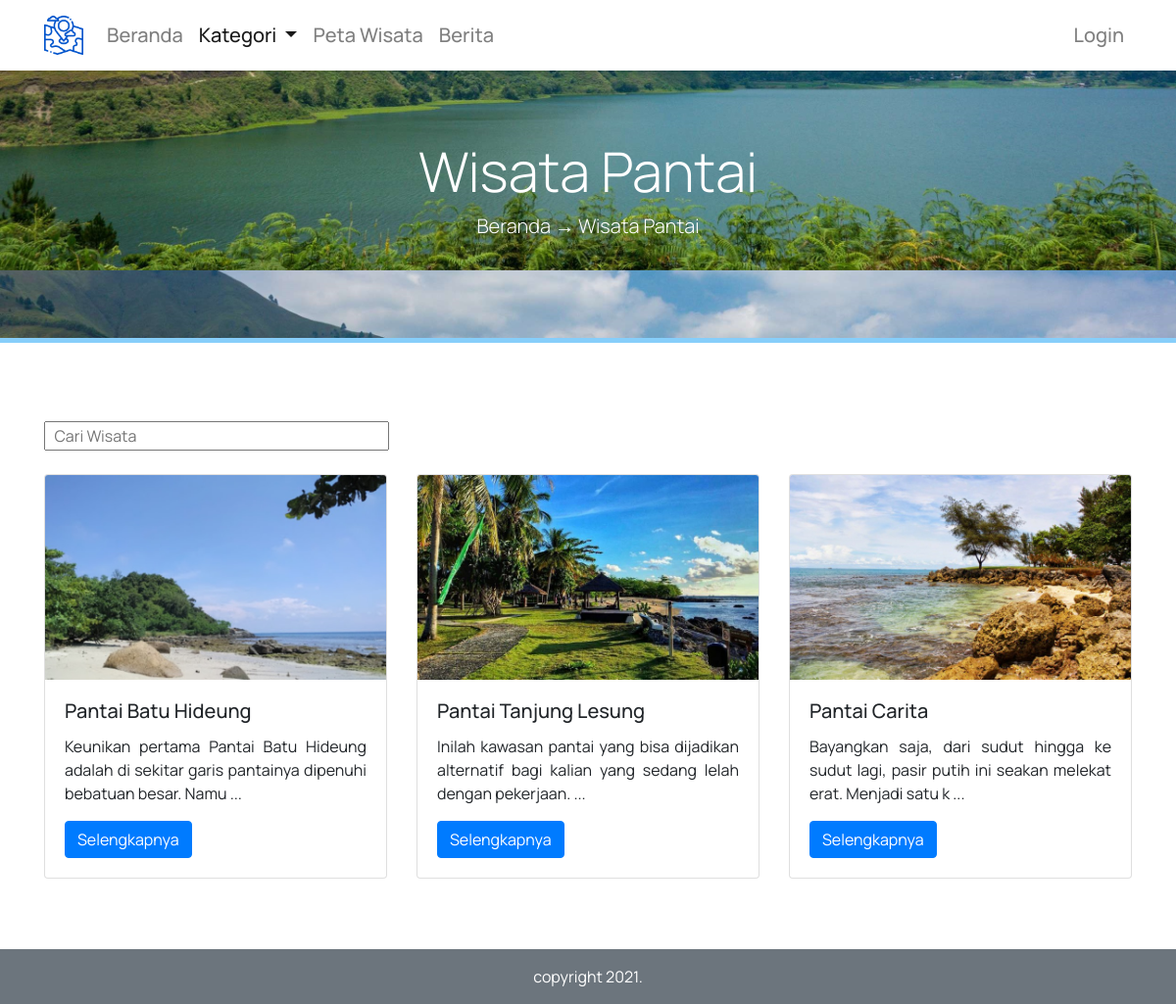
The app's page /wisata_pantai.php with its own data.
### tables this page shows
CREATE TABLE `tb_wisata` (
  `id_wisata` int(5) NOT NULL,
  `nama_wisata` varchar(50) NOT NULL,
  `deskripsi` text NOT NULL,
  `deskripsi2` text NOT NULL,
  `kategori` varchar(20) NOT NULL,
  `alamat` text NOT NULL,
  `latitude` float(12,6) NOT NULL,
  `longitude` float(12,6) NOT NULL,
  `gambar` text NOT NULL,
  `keterangan_gambar` text NOT NULL,
  `video` text NOT NULL,
  `keterangan_video` text NOT NULL,
  `keterangan` text NOT NULL,
  `id_user` int(5) NOT NULL
);

### functions.php (called while the page is built, shortened)
<?php
$conn = mysqli_connect("localhost","root","","db_giswisatapdg");
function query($query) {
    global $conn;
    $result = mysqli_query($conn, $query);
    $rows = [];
    while( $row = mysqli_fetch_assoc($result) ) {
        $rows[] = $row;
    }
    return $rows;
}
?>

### wisata_pantai.php (the view, shortened to what this page needs)
<?php
require 'functions.php';
$wisatapantai = query("SELECT * FROM tb_wisata WHERE kategori='pantai'");
?>
<!doctype html>
<html lang="en">
  <head>
    <link rel="stylesheet" href="style.css" />
    <link rel="stylesheet" href="https://cdn.jsdelivr.net/npm/bootstrap@4.6.0/dist/css/bootstrap.min.css">
  </head>
  <body>
    <nav class="navbar navbar-expand-lg navbar-light fixed-top shadow-sm "
    style="background-color: #ffffff" >
    <div class="container" style="font-family: 'Manrope', sans-serif;">
      <a class="navbar-brand" href="#">
      <img src="img/logo/map.png" width="40" height="40">
      </a>
      <div class="collapse navbar-collapse mt-2 mb-2 h5" id="navbarNavDropdown">
        <ul class="navbar-nav ">
        <li class="nav-item">
            <a class="nav-link " href="index.php">Beranda</a>
          </li>
          <li class="nav-item dropdown active">
            <a class="nav-link dropdown-toggle" href="#" id="navbarDropdownMenuLink" role="button" data-toggle="dropdown" aria-haspopup="true" aria-expanded="false">
              Kategori
            </a>
          </li>
          <li class="nav-item">
            <a class="nav-link " href="petawisata.php">Peta Wisata<span class="sr-only">(current)</span></a>
          </li>
          <li class="nav-item">
            <a class="nav-link" href="berita.php">Berita</a>
          </li>
        </ul>
        <ul class="navbar-nav ml-auto">
          <li class="nav-item">
            <a class="nav-link" href="login.php">Login</a>
          </li>
        </ul>
      </div>
      </div>
    </nav>
    <div class="jumbotron jumbotron-fluid" style="height: 350px">
        <div class="container text-center text-white font-weight-bold pt-5" style="font-family: 'Manrope', sans-serif;">
            <br>
            <h1 class="display-4">Wisata Pantai</h1>
            <p class="lead">Beranda → Wisata Pantai</p>
        </div>
    </div>
    <section class="wisatapantai mb-5">
    <div class="container" style="font-family: 'Manrope', sans-serif;">
    <div class="row">
      <div class="col-md-12">
        <br> <br>
        <form action="" method="post" class="form-inline">
          <div class="form-group mr-2">
            <input type="text" name="keyword" size="37" autofocus placeholder="  Cari Wisata" autocomplete="off" id="keyword-pantai">
          </div>
        </form>
        <br>
        <div id="konten-pantai">
        <div class="row row-cols-1 row-cols-md-3">
          <?php foreach( $wisatapantai as $row ) : ?>
          <div class="col mb-4">
            <div class="card">
              <img src="img/wisata/<?= $row["gambar"]; ?>" class="card-img-top">
              <div class="card-body">
                <h5 class="card-title"><?= $row["nama_wisata"]; ?></h5>
                <p class="card-text text-justify"><?= substr($row["deskripsi"], 0, 100); ?> ...</p>
                <a href="detail_wisata_pantai.php?id_wisata=<?= $row["id_wisata"]; ?>" class="btn btn-primary">Selengkapnya</a>
              </div>
            </div>
          </div>
          <?php endforeach; ?>
        </div>
        </div>
      </div>
    </div>
    </div>
    </section>
    <footer class="text-white bg-secondary" style="font-family: 'Manrope', sans-serif;">
      <div class="container">
        <div class="row pt-3">
          <di class="col text-center">
            <p>copyright 2021.</p>
          </di>
        </div>
      </div>
    </footer>
  </body>
</html>

### style.css (style rules this page uses)
.navbar a { padding: right 5px !important; }
section { min-height: 420px; }
.jumbotron { max-height: 500px; background-image: url(img/hero/danau.jpeg); background-size: cover; background-position: 0 -210px; border-top: 5px solid salmon; border-bottom: 5px solid lightskyblue; }

### records on screen
tb_wisata: gambar (picture), nama_wisata "Pantai Batu Hideung", deskripsi "Keunikan pertama Pantai Batu Hideung adalah di sekitar garis pantainya dipenuhi bebatuan besar. Namu"
tb_wisata: gambar (picture), nama_wisata "Pantai Tanjung Lesung", deskripsi "Inilah kawasan pantai yang bisa dijadikan alternatif bagi kalian yang sedang lelah dengan pekerjaan."
tb_wisata: gambar (picture), nama_wisata "Pantai Carita", deskripsi "Bayangkan saja, dari sudut hingga ke sudut lagi, pasir putih ini seakan melekat erat. Menjadi satu k"
